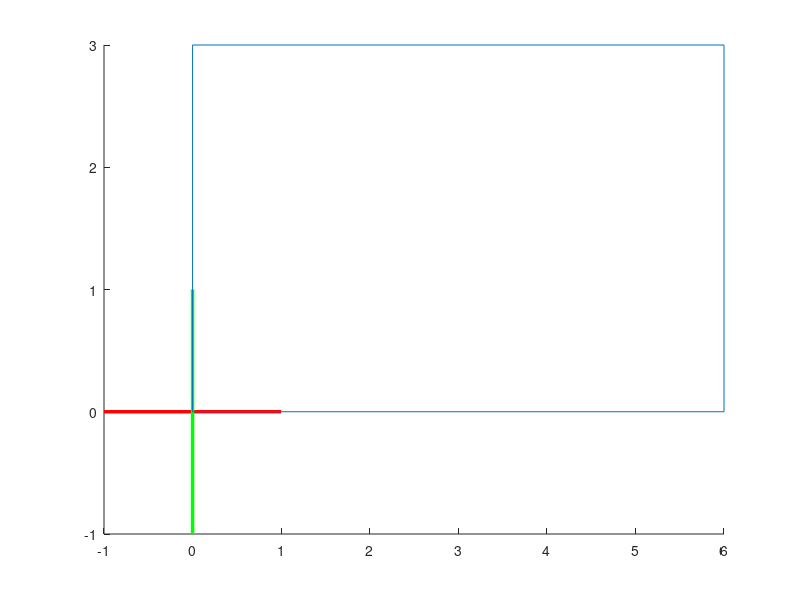

This figure's MATLAB source:
close all
%line ([Xi Xf],[Yi Yf],[Zi Zf]);
line ([-1 1],[0 0],[0 0], 'color',[1 0 0], 'linewidth',2.5); % Establece el eje X en Rojo.
line ([0 0],[-1 1],[0 0], 'color',[0 1 0], 'linewidth',2.5); % Establece el eje Y en Verde.






p1 = [0 0];
p2 = [6 0];
p3 = [6 3];
p4 = [0 3];


line([p1(1) p2(1)],[p1(2) p2(2)],[0 0]);
line([p2(1) p3(1)],[p2(2) p3(2)],[0 0]);
line([p3(1) p4(1)],[p3(2) p4(2)],[0 0]);
line([p4(1) p1(1)],[p4(2) p1(2)],[0 0]);






